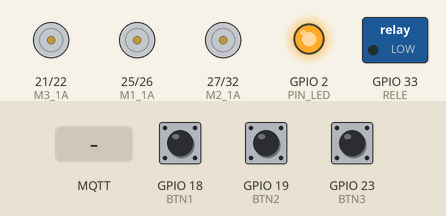
Simulated run of this sketch. Board: ESP32. Shown: motor-driver pin pairs drawn as motors (green arrow = first pin HIGH = forward, orange = second pin HIGH = backward, longer = more drive), switched loads named in the sketch (green lamp = pin HIGH), output pins drawn as LEDs (lit = HIGH). The test bench sets the inputs (shaded band); at power-on: GPIO 18 (BTN1) HIGH, GPIO 19 (BTN2) HIGH, GPIO 23 (BTN3) HIGH. WiFi joins after 1.5 s; servers stay silent unless stated; no MQTT or app messages arrive unless stated; what the sketch prints to the serial monitor is not drawn.

Above: at 2.8 s.
2.9 s: GPIO 18 (BTN1) pulled LOW for 0.15 s
At 2.97 s:
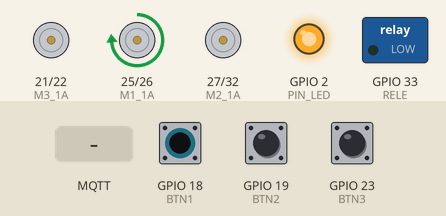
4.5 s: GPIO 19 (BTN2) pulled LOW for 0.15 s
At 4.57 s:
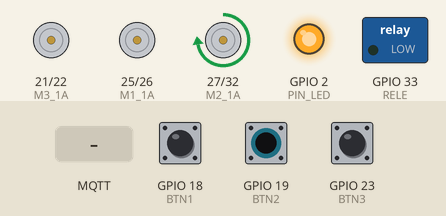
6.1 s: GPIO 23 (BTN3) pulled LOW for 0.15 s
At 6.17 s:
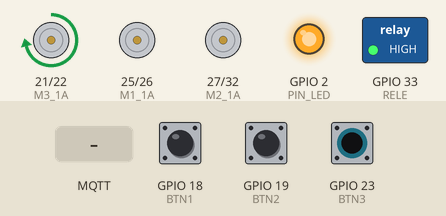
7.7 s: MQTT message "REMOTO" arrives on the first subscribed topic
At 8.2 s:
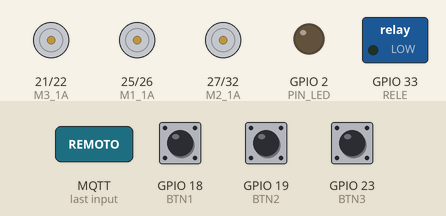
9.2 s: MQTT message "ON" arrives on the second subscribed topic
At 11.5 s:
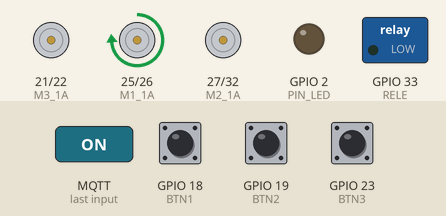
12.2 s: MQTT message "ON" arrives on the third subscribed topic
At 13.8 s:
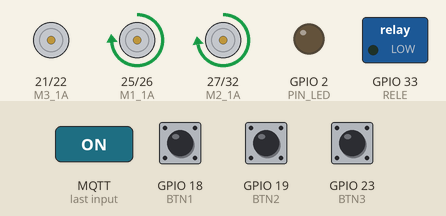
Timing chart, 0 to 16.2 s (numbered marks = the images above; inputs shaded):
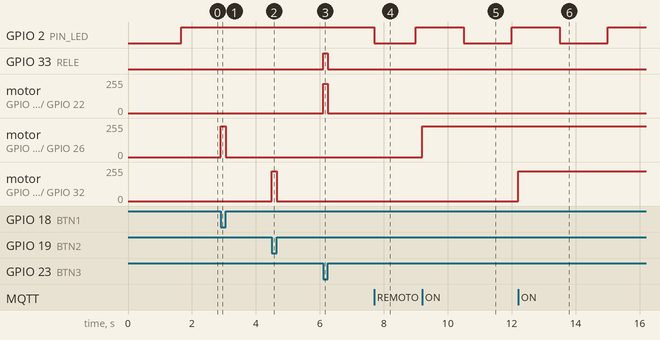

Measured:
- after the input at 2.9 s, motor on GPIO 25 (M1_1A) / GPIO 26 (M1_1B): stopped → forward 229/255 at once, → stopped 0.15 s later
- after the input at 4.5 s, motor on GPIO 27 (M2_1A) / GPIO 32 (M2_1B): stopped → forward 224/255 at once, → stopped 0.15 s later
- after the input at 6.1 s, GPIO 33 (RELE): LOW → HIGH at once, → LOW 0.15 s later; motor on GPIO 21 (M3_1A) / GPIO 22 (M3_1B): stopped → forward 219/255 at once, → stopped 0.15 s later
- after the input at 7.7 s, GPIO 2 (PIN_LED): HIGH → LOW at once, → HIGH 1.3 s later
- after the input at 9.2 s, motor on GPIO 25 (M1_1A) / GPIO 26 (M1_1B): stopped → forward 229/255 at once
- after the input at 12.2 s, motor on GPIO 27 (M2_1A) / GPIO 32 (M2_1B): stopped → forward 224/255 at once

The sketch:

Cintas_Fundicion.ino
```cpp
/**
 * Cintas Fundición - ESP32
 *
 * 3 motores DC via L9110S, controlados por pulsadores (hold-to-run).
 * El pulsador del motor 3 también activa un relé.
 * El relé SIEMPRE sigue al motor 3, tanto en modo local como remoto.
 *
 * L9110S — control sin pin EN separado:
 *   1A = PWM (VELOCIDAD_MOTORn)  →  sentido horario
 *   1B = LOW
 *   Ambos LOW = stop
 *
 * Pulsadores (hold-to-run, todos INPUT_PULLUP internos):
 *   Botón 1 presionado → motor 1 ON
 *   Botón 2 presionado → motor 2 ON
 *   Botón 3 presionado → motor 3 ON + relé ON
 *   Al soltar          → motor OFF (+ relé OFF en caso del 3)
 *
 * Topics suscritos:
 *   fundicion/cmd/modo   → "REMOTO" / "LOCAL"
 *   fundicion/cmd/motor1 → "ON" / "OFF"  (en modo REMOTO)
 *   fundicion/cmd/motor2 → "ON" / "OFF"  (en modo REMOTO)
 *   fundicion/cmd/motor3 → "ON" / "OFF"  (en modo REMOTO, relé sigue a motor3)
 *   fundicion/activado   → "ON" / "OFF"
 *
 * Topics publicados:
 *   fundicion/estado/disp   → "online" / "offline"
 *   fundicion/estado/modo   → "REMOTO" / "LOCAL"
 *   fundicion/estado/motor1 → "ON" / "OFF"
 *   fundicion/estado/motor2 → "ON" / "OFF"
 *   fundicion/estado/motor3 → "ON" / "OFF"
 *   fundicion/estado/rele   → "ON" / "OFF"
 *
 * LED de estado:
 *   Apagado         → Sin WiFi
 *   Parpadeo rápido → WiFi sin MQTT
 *   Encendido fijo  → WiFi + MQTT, modo LOCAL
 *   Parpadeo lento  → WiFi + MQTT, modo REMOTO
 */

// ─────────────────────────────────────────────
//  LIBRERÍAS
// ─────────────────────────────────────────────
#include <WiFi.h>
#include <PubSubClient.h>

// ─────────────────────────────────────────────
//  CONFIGURACIÓN DE PINES
// ─────────────────────────────────────────────
constexpr uint8_t  M1_1A   = 25;   // Motor 1 — 1A (PWM velocidad)
constexpr uint8_t  M1_1B   = 26;   // Motor 1 — 1B (LOW)
constexpr uint8_t  M2_1A   = 27;   // Motor 2 — 1A (PWM velocidad)
constexpr uint8_t  M2_1B   = 32;   // Motor 2 — 1B (LOW)
constexpr uint8_t  M3_1A   = 21;   // Motor 3 — 1A (PWM velocidad)
constexpr uint8_t  M3_1B   = 22;   // Motor 3 — 1B (LOW)
constexpr uint8_t  RELE    = 33;   // Relé (activo en LOW, sigue a motor 3)
constexpr uint8_t  BTN1    = 18;   // Pulsador motor 1 (INPUT_PULLUP, activo LOW)
constexpr uint8_t  BTN2    = 19;   // Pulsador motor 2 (INPUT_PULLUP, activo LOW)
constexpr uint8_t  BTN3    = 23;   // Pulsador motor 3 (INPUT_PULLUP, activo LOW)
constexpr uint8_t  PIN_LED = 2;    // LED de estado

// ─────────────────────────────────────────────
//  CONFIGURACIÓN DE LEDC (PWM motores)
// ─────────────────────────────────────────────
constexpr uint32_t LEDC_FREQ_HZ  = 5000;
constexpr uint8_t  LEDC_RES_BITS = 8;
// ESP32 Arduino core 3.x: ledcAttach(pin, freq, res) — sin gestión manual de canales

// ─────────────────────────────────────────────
//  VELOCIDAD DE CADA MOTOR (0–255)
//  Ajustar de forma independiente según la carga mecánica de cada cinta.
// ─────────────────────────────────────────────
constexpr uint8_t  VELOCIDAD_MOTOR1 = 230;   // ≈ 59% de velocidad
constexpr uint8_t  VELOCIDAD_MOTOR2 = 225;
constexpr uint8_t  VELOCIDAD_MOTOR3 = 220;

// ─────────────────────────────────────────────
//  LÓGICA DEL RELÉ
// ─────────────────────────────────────────────
constexpr uint8_t  RELE_ACTIVO  = HIGH;
constexpr uint8_t  RELE_REPOSO  = LOW;

// ─────────────────────────────────────────────
//  CONFIGURACIÓN WIFI
// ─────────────────────────────────────────────
constexpr char     WIFI_SSID[]       = "Ohmbu-2.4G";
constexpr char     WIFI_PASS[]       = "Nene.peludo";
constexpr uint32_t WIFI_TIMEOUT_MS   = 10000;

// ─────────────────────────────────────────────
//  CONFIGURACIÓN MQTT
// ─────────────────────────────────────────────
constexpr char     MQTT_BROKER[]     = "192.168.88.100";
constexpr uint16_t MQTT_PORT         = 1883;
constexpr char     MQTT_CLIENT_ID[]  = "esp32-cintas-fundicion";

constexpr char     TOPIC_CMD_MODO[]  = "fundicion/cmd/modo";
constexpr char     TOPIC_CMD_M1[]    = "fundicion/cmd/motor1";
constexpr char     TOPIC_CMD_M2[]    = "fundicion/cmd/motor2";
constexpr char     TOPIC_CMD_M3[]    = "fundicion/cmd/motor3";
constexpr char     TOPIC_ACTIVACION[]= "/baliza/1/estado";

constexpr char     TOPIC_EST_DISP[]  = "fundicion/estado/disp";
constexpr char     TOPIC_EST_MODO[]  = "fundicion/estado/modo";
constexpr char     TOPIC_EST_M1[]    = "fundicion/estado/motor1";
constexpr char     TOPIC_EST_M2[]    = "fundicion/estado/motor2";
constexpr char     TOPIC_EST_M3[]    = "fundicion/estado/motor3";
constexpr char     TOPIC_EST_RELE[]  = "fundicion/estado/rele";

// ─────────────────────────────────────────────
//  INTERVALOS
// ─────────────────────────────────────────────
constexpr uint32_t INTERVALO_RECONEX_MS      = 10000;
constexpr uint32_t INTERVALO_ESTADO_MS       = 5000;
constexpr uint32_t INTERVALO_PARPADEO_RAPIDO = 300;
constexpr uint32_t INTERVALO_PARPADEO_LENTO  = 1500;

// ─────────────────────────────────────────────
//  OBJETOS GLOBALES
// ─────────────────────────────────────────────
WiFiClient   wifiClient;
PubSubClient mqttClient(wifiClient);

// ─────────────────────────────────────────────
//  ESTADO GLOBAL
// ─────────────────────────────────────────────
bool     motor1Activo      = false;
bool     motor2Activo      = false;
bool     motor3Activo      = false;
bool     wifiConectado     = false;
bool     mqttConectado     = false;
bool     modoRemoto        = false;
bool     sistemaHabilitado = true;
uint32_t ultimaReconex     = 0;
uint32_t ultimoEstado      = 0;

// ─────────────────────────────────────────────
//  FUNCIONES: MOTORES Y RELÉ
// ─────────────────────────────────────────────
void setMotor1(bool activo) {
  motor1Activo = activo;
  ledcWrite(M1_1A, activo ? VELOCIDAD_MOTOR1 : 0);
  digitalWrite(M1_1B, LOW);
}

void setMotor2(bool activo) {
  motor2Activo = activo;
  ledcWrite(M2_1A, activo ? VELOCIDAD_MOTOR2 : 0);
  digitalWrite(M2_1B, LOW);
}

/**
 * Activa/desactiva motor 3 y el relé (siempre en conjunto).
 */
void setMotor3(bool activo) {
  motor3Activo = activo;
  ledcWrite(M3_1A, activo ? VELOCIDAD_MOTOR3 : 0);
  digitalWrite(M3_1B, LOW);
  digitalWrite(RELE, activo ? RELE_ACTIVO : RELE_REPOSO);
}

void detenerTodo() {
  setMotor1(false);
  setMotor2(false);
  setMotor3(false);  // También apaga el relé
}

// ─────────────────────────────────────────────
//  FUNCIONES: PUBLICAR ESTADO
// ─────────────────────────────────────────────
void publicarEstado() {
  mqttClient.publish(TOPIC_EST_MODO,  modoRemoto    ? "REMOTO" : "LOCAL", true);
  mqttClient.publish(TOPIC_EST_M1,    motor1Activo  ? "ON"     : "OFF",   true);
  mqttClient.publish(TOPIC_EST_M2,    motor2Activo  ? "ON"     : "OFF",   true);
  mqttClient.publish(TOPIC_EST_M3,    motor3Activo  ? "ON"     : "OFF",   true);
  mqttClient.publish(TOPIC_EST_RELE,  motor3Activo  ? "ON"     : "OFF",   true);
}

// ─────────────────────────────────────────────
//  FUNCIONES: LED DE ESTADO
// ─────────────────────────────────────────────
void actualizarLED() {
  if (!wifiConectado) {
    digitalWrite(PIN_LED, LOW);
  } else if (!mqttConectado) {
    bool on = (millis() / INTERVALO_PARPADEO_RAPIDO) % 2 == 0;
    digitalWrite(PIN_LED, on ? HIGH : LOW);
  } else if (modoRemoto) {
    bool on = (millis() / INTERVALO_PARPADEO_LENTO) % 2 == 0;
    digitalWrite(PIN_LED, on ? HIGH : LOW);
  } else {
    digitalWrite(PIN_LED, HIGH);
  }
}

// ─────────────────────────────────────────────
//  FUNCIONES: WIFI
// ─────────────────────────────────────────────
bool conectarWifi() {
  if (WiFi.status() == WL_CONNECTED) { wifiConectado = true; return true; }
  Serial.printf("[WiFi] Conectando a %s...\n", WIFI_SSID);
  WiFi.mode(WIFI_STA);
  WiFi.begin(WIFI_SSID, WIFI_PASS);
  uint32_t inicio = millis();
  while (WiFi.status() != WL_CONNECTED && millis() - inicio < WIFI_TIMEOUT_MS) {
    delay(200); actualizarLED();
  }
  wifiConectado = (WiFi.status() == WL_CONNECTED);
  if (wifiConectado) Serial.printf("[WiFi] Conectado. IP: %s\n", WiFi.localIP().toString().c_str());
  else               Serial.println("[WiFi] Sin conexión. Se reintentará.");
  return wifiConectado;
}

// ─────────────────────────────────────────────
//  FUNCIONES: MQTT
// ─────────────────────────────────────────────
void callbackMQTT(char* topic, byte* payload, unsigned int length) {
  char msg[length + 1];
  memcpy(msg, payload, length); msg[length] = '\0';
  Serial.printf("[MQTT] %s → %s\n", topic, msg);

  // ── Activación ──────────────────────────
  if (strcmp(topic, TOPIC_ACTIVACION) == 0) {
    bool nuevoEstado = (strcmp(msg, "ON") == 0);
    if (nuevoEstado != sistemaHabilitado) {
      sistemaHabilitado = nuevoEstado;
      Serial.printf("[Sistema] %s\n", sistemaHabilitado ? "ACTIVADO" : "DESACTIVADO");
      if (!sistemaHabilitado) { detenerTodo(); modoRemoto = false; }
    }
    return;
  }

  if (!sistemaHabilitado) { Serial.println("[Sistema] Comando ignorado: DESACTIVADO."); return; }

  // ── Modo ────────────────────────────────
  if (strcmp(topic, TOPIC_CMD_MODO) == 0) {
    bool nuevoModo = (strcmp(msg, "REMOTO") == 0);
    if (nuevoModo != modoRemoto) {
      modoRemoto = nuevoModo;
      if (!modoRemoto) detenerTodo();
      Serial.printf("[Cintas] Modo: %s\n", modoRemoto ? "REMOTO" : "LOCAL");
      mqttClient.publish(TOPIC_EST_MODO, modoRemoto ? "REMOTO" : "LOCAL", true);
    }
    return;
  }

  if (!modoRemoto) { Serial.println("[Cintas] Comando ignorado: no está en modo REMOTO."); return; }

  // ── Comandos de motores (solo en REMOTO) ──
  if (strcmp(topic, TOPIC_CMD_M1) == 0) {
    setMotor1(strcmp(msg, "ON") == 0);
    mqttClient.publish(TOPIC_EST_M1, motor1Activo ? "ON" : "OFF", true);

  } else if (strcmp(topic, TOPIC_CMD_M2) == 0) {
    setMotor2(strcmp(msg, "ON") == 0);
    mqttClient.publish(TOPIC_EST_M2, motor2Activo ? "ON" : "OFF", true);

  } else if (strcmp(topic, TOPIC_CMD_M3) == 0) {
    setMotor3(strcmp(msg, "ON") == 0);  // Relé sigue a motor 3
    mqttClient.publish(TOPIC_EST_M3,   motor3Activo ? "ON" : "OFF", true);
    mqttClient.publish(TOPIC_EST_RELE, motor3Activo ? "ON" : "OFF", true);
  }
}

bool conectarMQTT() {
  if (!wifiConectado) return false;
  if (mqttClient.connected()) { mqttConectado = true; return true; }
  Serial.printf("[MQTT] Conectando a %s:%d...\n", MQTT_BROKER, MQTT_PORT);
  mqttClient.setServer(MQTT_BROKER, MQTT_PORT);
  mqttClient.setCallback(callbackMQTT);
  bool ok = mqttClient.connect(MQTT_CLIENT_ID, TOPIC_EST_DISP, 0, true, "offline");
  mqttConectado = ok;
  if (ok) {
    Serial.println("[MQTT] Conectado.");
    mqttClient.publish(TOPIC_EST_DISP, "online", true);
    mqttClient.subscribe(TOPIC_CMD_MODO);
    mqttClient.subscribe(TOPIC_CMD_M1);
    mqttClient.subscribe(TOPIC_CMD_M2);
    mqttClient.subscribe(TOPIC_CMD_M3);
    mqttClient.subscribe(TOPIC_ACTIVACION);
    publicarEstado();
  } else {
    Serial.printf("[MQTT] Falló (código %d). Se reintentará.\n", mqttClient.state());
  }
  return ok;
}

// ─────────────────────────────────────────────
//  SETUP
// ─────────────────────────────────────────────
void setup() {
  Serial.begin(115200);
  Serial.println("\n[Sistema] Iniciando cintas fundición ESP32...");

  pinMode(PIN_LED, OUTPUT);
  pinMode(M1_1B,  OUTPUT); pinMode(M2_1B, OUTPUT); pinMode(M3_1B, OUTPUT);
  pinMode(RELE,   OUTPUT);
  pinMode(BTN1, INPUT_PULLUP);
  pinMode(BTN2, INPUT_PULLUP);
  pinMode(BTN3, INPUT_PULLUP);

  digitalWrite(PIN_LED, LOW);
  digitalWrite(M1_1B,   LOW); digitalWrite(M2_1B, LOW); digitalWrite(M3_1B, LOW);
  digitalWrite(RELE, RELE_REPOSO);

  ledcAttach(M1_1A, LEDC_FREQ_HZ, LEDC_RES_BITS); ledcWrite(M1_1A, 0);
  ledcAttach(M2_1A, LEDC_FREQ_HZ, LEDC_RES_BITS); ledcWrite(M2_1A, 0);
  ledcAttach(M3_1A, LEDC_FREQ_HZ, LEDC_RES_BITS); ledcWrite(M3_1A, 0);

  conectarWifi();
  if (wifiConectado) conectarMQTT();

  actualizarLED();
  Serial.println("[Sistema] Setup completo.");
}

// ─────────────────────────────────────────────
//  LOOP
// ─────────────────────────────────────────────
void loop() {
  uint32_t ahora = millis();

  if (mqttConectado) {
    if (!mqttClient.loop()) {
      mqttConectado = false; modoRemoto = false; sistemaHabilitado = true;
      detenerTodo();
      Serial.println("[MQTT] Conexión perdida. Control local restaurado.");
    }
  }

  if (ahora - ultimaReconex >= INTERVALO_RECONEX_MS) {
    ultimaReconex = ahora;
    if (!wifiConectado || WiFi.status() != WL_CONNECTED) {
      wifiConectado = false; mqttConectado = false;
      modoRemoto = false; sistemaHabilitado = true;
      conectarWifi();
    }
    if (wifiConectado && !mqttConectado) conectarMQTT();
  }

  if (!sistemaHabilitado) { actualizarLED(); return; }

  // ── Control local (bloqueado en modo REMOTO) ──
  if (!modoRemoto) {
    setMotor1(digitalRead(BTN1) == LOW);
    setMotor2(digitalRead(BTN2) == LOW);
    setMotor3(digitalRead(BTN3) == LOW);  // Relé sigue a motor 3
  }

  // ── Publicar estado periódicamente ────────
  if (mqttConectado && ahora - ultimoEstado >= INTERVALO_ESTADO_MS) {
    ultimoEstado = ahora;
    publicarEstado();
  }

  actualizarLED();
}
```
